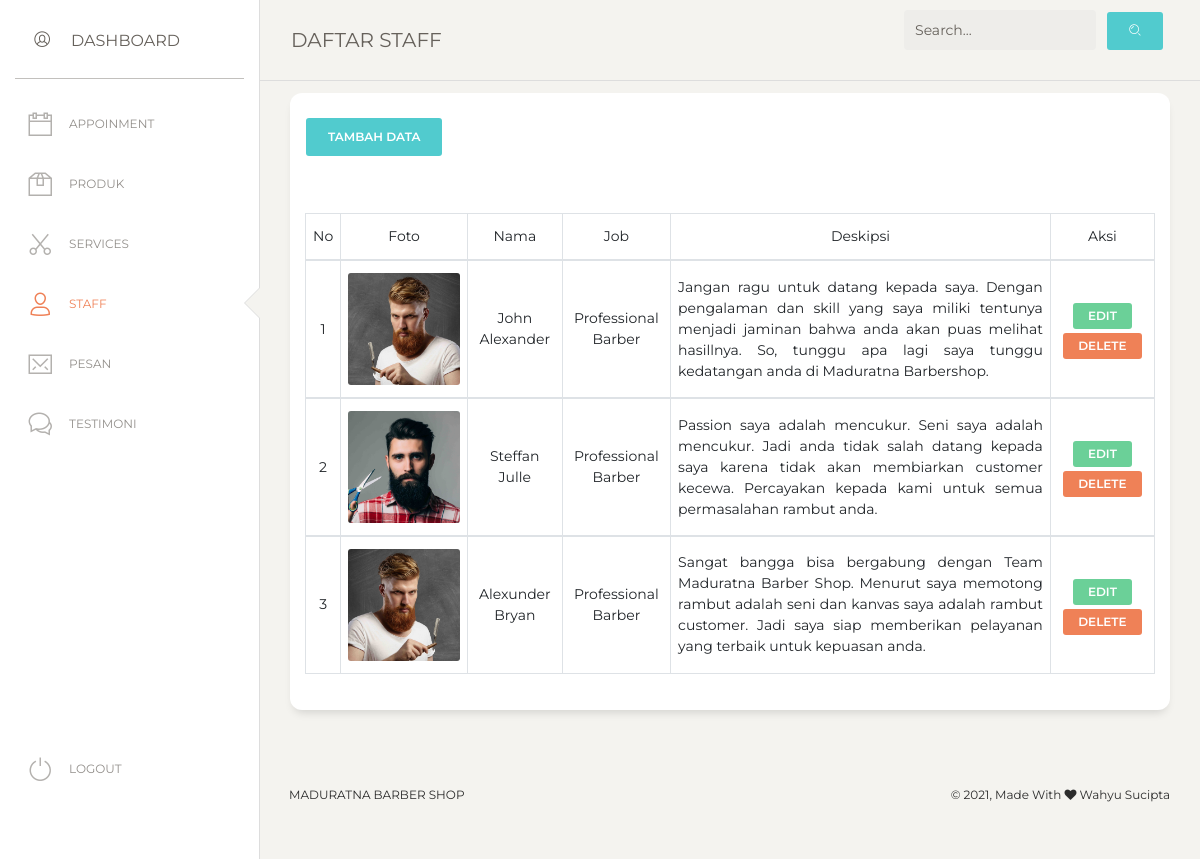
Page /admin/staff/view.php (signed in) on the earlier database version.
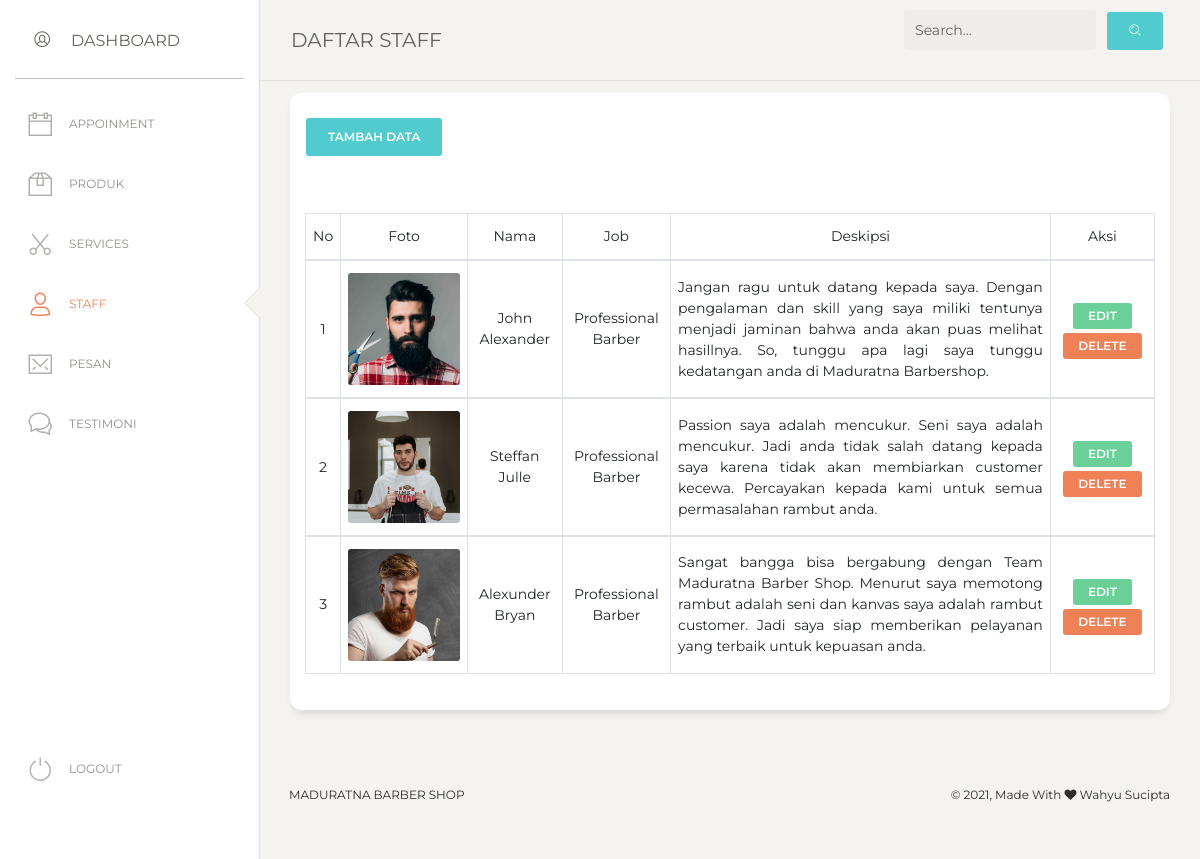
Same page on the later database version.
### tables this page shows
CREATE TABLE `tb_staff` (
  `id_staff` int(11) NOT NULL,
  `nama` varchar(50) NOT NULL,
  `job` varchar(50) NOT NULL,
  `desc_staff` text NOT NULL,
  `gambar` varchar(50) NOT NULL
);

### admin/staff/view.php (the view, shortened to what this page needs)
<?php
    require_once "../../config/conn.php";
    if(isset($_POST['search'])){
        $a = $_POST['keyword'];
        $query = mysqli_query($conn, "SELECT * FROM tb_staff WHERE nama LIKE '%$a%'");
    }
    else{
        $query = mysqli_query($conn, "SELECT * FROM tb_staff");
    }
?>
<!DOCTYPE html>
<html lang="en">
<head>
  <link href="https://maxcdn.bootstrapcdn.com/font-awesome/latest/css/font-awesome.min.css" rel="stylesheet">
  <link href="../assets/css/bootstrap.min.css" rel="stylesheet" />
  <link href="../assets/css/paper-dashboard.css?v=2.0.1" rel="stylesheet" />
  <link href="../assets/demo/demo.css" rel="stylesheet" />
  <link rel="stylesheet" href="../css/nav.css">
</head>
<body class="">
  <div class="wrapper ">
    <div class="sidebar" data-color="white" data-active-color="danger">
      <div class="logo">
        <a class="simple-text logo-mini">
          <div class="logo-image-small pt-1">
            <i class="nc-icon nc-circle-10"></i>
          </div>
        </a>
        <a href="" class="simple-text logo-normal">
          Dashboard
        </a>
      </div>
      <div class="sidebar-wrapper">
        <ul class="nav">
          <li>
            <a href="../app/view.php">
              <i class="nc-icon nc-calendar-60"></i>
              <p>APPOINMENT</p>
            </a>
          </li>
          <li>
            <a href="../produk/view.php">
              <i class="nc-icon nc-box-2"></i>
              <p>Produk</p>
            </a>
          </li>
          <li>
            <a href="../service/view.php">
            <i class="nc-icon nc-scissors"></i>
              <p>Services</p>
            </a>
          </li>
          <li class="active">
            <a href="view.php">
              <i class="nc-icon nc-single-02"></i>
              <p>Staff</p>
            </a>
          </li>
          <li>
            <a href="../pesan/view.php">
              <i class="nc-icon nc-email-85"></i>
              <p>Pesan</p>
            </a>
          </li>
          <li>
            <a href="../testimoni/view.php">
              <i class="nc-icon nc-chat-33"></i>
              <p>Testimoni</p>
            </a>
          </li>
          <li class="active-pro">
          <a href="../process/logout.php">
              <i class="nc-icon nc-button-power"></i>
              <p>Logout</p>
            </a>
          </li>
        </ul>
      </div>
    </div>
    <div class="main-panel">
      <nav class="navbar navbar-expand-lg navbar-absolute fixed-top navbar-transparent">
        <div class="container-fluid">
          <div class="navbar-wrapper">
            <a class="navbar-brand" href="">DAFTAR STAFF</a>
          </div>
          <form action="" method="POST">
            <div class="collapse navbar-collapse justify-content-end" id="navigation">
                <div class="input-group no-border">
                  <input type="teext" name="keyword" class="form-control" placeholder="Search...">
                </div>
                <ul class="navbar-nav">
                  <li class="nav-item">
                    <button type="submit" name="search" class="btn btn-primary"><i class="nc-icon nc-zoom-split"></i></button>
                  </li>
                </ul>
            </div>
          </form>
        </div>
      </nav>
      <div class="content">
        <div class="row">
          <div class="col-md-12">
            <div class="card">
              <div class="card-header mb-3">
                <div class="row">
                  <div class="col-6">
                    <button type="submit" class="btn btn-primary" data-toggle="modal" data-target=".bd-example-modal-lg">Tambah Data</button>
                  </div>
                </div>
              </div>
              <div class="card-body">
                <div class="table-responsive">
                  <table class="table">
                    <table class="table table-hover table-bordered">
                        <thead align="center">
                            <td>No</td>
                            <td>Foto</td>
                            <td>Nama</td>
                            <td>Job</td>
                            <td>Deskipsi</td>
                            <td>Aksi</td>
                        <?php
                            $i = 1;
                            foreach ($query as $sql) :
                        ?>
                        <tbody align="center">
                            <td><?= $i++; ?></td>
                            <td ><img src="gambar/<?= $sql['gambar'] ?>" alt="" width="500"></td>
                            <td><?= $sql['nama'] ?></td>
                            <td><?= $sql['job'] ?></td>
                            <td class="text-justify"><?= $sql['desc_staff'] ?></td>
                            <td><a href="edit.php?id=<?=$sql['id_staff']?>" class="btn btn-success btn-sm mt-1">EDIT</a>
                                <a onclick="return confirm('Yakin Ingin Menghapus Data Ini ?')" href="process/delete.php?id=<?=$sql['id_staff']?>" class="btn btn-danger btn-sm mt-1">DELETE</a>
                            </td>
                        </tbody>
                        <?php endforeach; ?>
                  </table>
                </div>
              </div>
            </div>
          </div>
        </div>
      </div>
      <footer class="footer footer-black  footer-white ">
        <div class="container-fluid">
          <div class="row">
            <nav class="footer-nav">
              <ul>
                <li><a href="" target="_blank">Maduratna Barber Shop</a></li>
              </ul>
            </nav>
            <div class="credits ml-auto">
              <span class="copyright">
                © , Made With <i class="fa fa-heart heart"></i> Wahyu Sucipta
              </span>
            </div>
          </div>
        </div>
      </footer>
    </div>
  </div>
</body>
</html>

### admin/assets/demo/demo.css (style rules this page uses)
body { background-color: #f3f3f3; }
.sidebar .logo { padding: 15px; }
@media all and (min-width: 992px) { .sidebar .nav>li.active-pro { position: absolute; width: 100%; bottom: 10px; } }

### admin/css/nav.css (style rules this page uses)
* { padding: 0; margin: 0; text-decoration: none; list-style: none; box-sizing: border-box; }
body { font-family: montserrat; }
nav ul li { display: inline-block; line-height: 80px; margin: 0 5px; }
.footer-nav li { margin-top: -60px !important; }
nav ul li a { color: #444; font-size: 17px; padding: 7px 13px; border-radius: 3px; text-transform: uppercase; text-decoration: none !important; }
.navbar { margin-top: -20px !important; }
.navbar-brand { margin-top: 20px; }

Differences in the rows shown:
changed tb_staff "John Alexander": gambar: a different picture
changed tb_staff "Steffan Julle": gambar: a different picture
